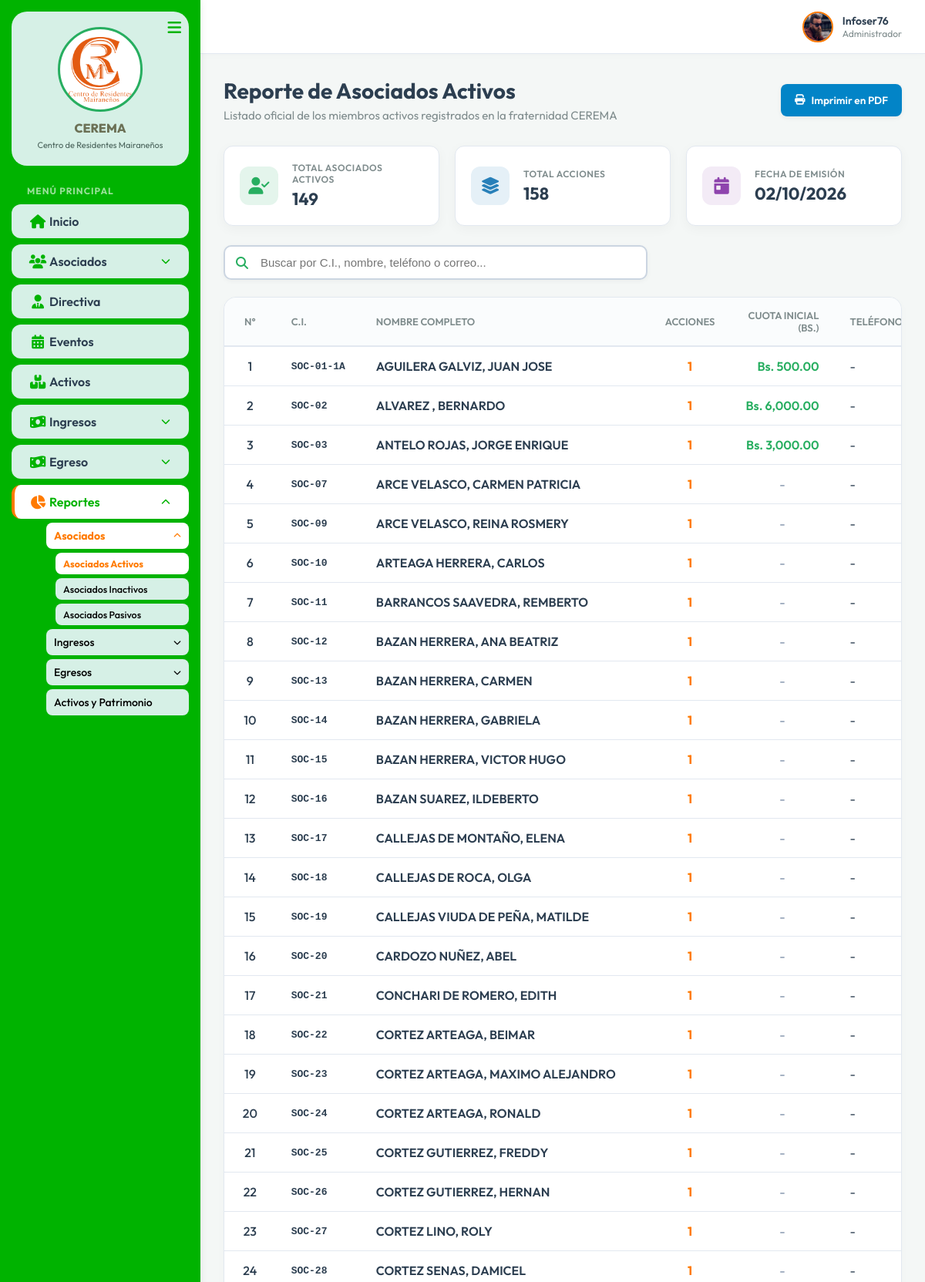
The app's page /Controller/reporte.controller.php?type=socios_activos (signed in, upper part) with its own data.
### tables this page shows
CREATE TABLE `asociados` (
  `id_socio` int(11) NOT NULL AUTO_INCREMENT,
  `ci` varchar(20) NOT NULL,
  `complemento` varchar(5) DEFAULT NULL,
  `ap_paterno` varchar(25) NOT NULL,
  `ap_materno` varchar(25) NOT NULL,
  `nombre` varchar(50) NOT NULL,
  `acciones` int(2) DEFAULT 1,
  `cuota_inicial` decimal(10,2) NOT NULL DEFAULT 0.00,
  `telefono` varchar(20) DEFAULT NULL,
  `correo` varchar(150) DEFAULT NULL,
  `fecha_ingreso` date NOT NULL,
  `created_at` timestamp NOT NULL DEFAULT current_timestamp(),
  `fechaRegistro` datetime DEFAULT NULL,
  `fechaEdicion` datetime DEFAULT NULL,
  `estado` enum('Activo','Inactivo','Pasivo') NOT NULL DEFAULT 'Activo',
  PRIMARY KEY (`id_socio`)
);

### Model/mreporte.php (called while the page is built, shortened)
<?php
class ReporteModel {
    private $conn;
    public function __construct($db) {
        $this->conn = $db;
    }
    private function ensureOtrosGastosColumnsExist() {
        try { $this->conn->exec("ALTER TABLE otros_gastos ADD COLUMN unidad_medida VARCHAR(50) DEFAULT 'Glb'"); } catch (Exception $e) {}
        try { $this->conn->exec("ALTER TABLE otros_gastos ADD COLUMN cantidad DECIMAL(10,2) DEFAULT 1.00"); } catch (Exception $e) {}
        try { $this->conn->exec("ALTER TABLE otros_gastos ADD COLUMN precio DECIMAL(10,2) DEFAULT NULL"); } catch (Exception $e) {}
    }
    public function getSociosActivos() {
        $query = "SELECT
                    s.id_socio,
                    s.ci,
                    s.complemento,
                    s.ap_paterno,
                    s.ap_materno,
                    s.nombre,
                    COALESCE(s.acciones, 1) as acciones,
                    COALESCE(s.cuota_inicial, 0.00) as cuota_inicial,
                    COALESCE((SELECT SUM(c.monto) FROM cuota_inicial_pagos c WHERE c.id_socio = s.id_socio AND (c.estado = 'Pagado' OR c.estado IS NULL OR c.estado = '')), 0.00) as cuota_inicial_pagado,
                    s.telefono,
                    s.correo,
                    s.fecha_ingreso,
                    s.estado
                  FROM asociados s
                  WHERE s.estado = 'Activo' OR s.estado = '1'
                  ORDER BY s.ap_paterno ASC, s.ap_materno ASC, s.nombre ASC";
        $stmt = $this->conn->prepare($query);
        $stmt->execute();
        return $stmt;
    }
    public function getStatsSociosActivos() {
        $query = "SELECT
                    COUNT(*) as total_socios,
                    COUNT(*) as total_activos,
                    COALESCE(SUM(COALESCE(acciones, 1)), 0) as total_acciones
                  FROM asociados
                  WHERE estado = 'Activo' OR estado = '1'";
        $stmt = $this->conn->prepare($query);
        $stmt->execute();
        return $stmt->fetch(PDO::FETCH_ASSOC);
    }
}
?>

### View/vreporte_socios_activos.php (the view, shortened to what this page needs)
<?php
require_once __DIR__ . '/header.php';
$socios_rows = [];
if (isset($socios) && $socios->rowCount() > 0) {
    $socios_rows = $socios->fetchAll(PDO::FETCH_ASSOC);
}
?>
<div id="screenReportView">
    <div class="dashboard-header">
        <div class="header-actions" style="display: flex; justify-content: space-between; align-items: center; flex-wrap: wrap; gap: 15px;">
            <div>
                <h1 class="page-title">Reporte de Asociados Activos</h1>
                <p class="page-subtitle">Listado oficial de los miembros activos registrados en la fraternidad CEREMA</p>
            </div>
            <button type="button" onclick="window.print();" class="btn-primary" style="background-color: #0284c7; border: none; cursor: pointer; padding: 10px 18px; border-radius: 8px; font-weight: 600; font-size: 13.5px; color: #ffffff; display: inline-flex; align-items: center; gap: 8px; box-shadow: 0 2px 6px rgba(0,0,0,0.06); height: 42px;">
                <i class="fa-solid fa-print"></i> Imprimir en PDF
            </button>
        </div>
    </div>
    <div class="report-stats-grid">
        <div class="report-stat-card">
            <div class="report-stat-icon active-users">
                <i class="fa-solid fa-user-check"></i>
            </div>
            <div class="report-stat-info">
                <h4>Total Asociados Activos</h4>
                <p><?php echo number_format($stats['total_activos'] ?? 0); ?></p>
            </div>
        </div>
        <div class="report-stat-card">
            <div class="report-stat-icon shares">
                <i class="fa-solid fa-layer-group"></i>
            </div>
            <div class="report-stat-info">
                <h4>Total Acciones</h4>
                <p><?php echo number_format($stats['total_acciones'] ?? 0); ?></p>
            </div>
        </div>
        <div class="report-stat-card">
            <div class="report-stat-icon date">
                <i class="fa-solid fa-calendar-day"></i>
            </div>
            <div class="report-stat-info">
                <h4>Fecha de Emisión</h4>
                <p><?php echo date('d/m/Y'); ?></p>
            </div>
        </div>
    </div>
    <div class="toolbar-container">
        <div class="search-filter-group">
            <div class="search-box">
                <input type="text" id="searchReporte" class="search-input" placeholder="Buscar por C.I., nombre, teléfono o correo...">
            </div>
        </div>
    </div>
    <div class="table-container">
        <table class="data-table" id="reporteSociosTable">
            <thead>
                <tr>
                    <th style="width: 45px; text-align: center;">N°</th>
                    <th style="width: 100px;">C.I.</th>
                    <th style="white-space: nowrap;">Nombre Completo</th>
                    <th style="width: 80px; text-align: center;">Acciones</th>
                    <th style="width: 110px; text-align: right;">Cuota Inicial (Bs.)</th>
                    <th style="width: 110px;">Teléfono</th>
                </tr>
            </thead>
            <tbody>
                <?php
                if (count($socios_rows) > 0):
                    $count = 1;
                    foreach ($socios_rows as $row):
                        $nombreCompleto = htmlspecialchars($row['ap_paterno'] . ' ' . $row['ap_materno'] . ', ' . $row['nombre']);
                        $cuotaVal = (float)($row['cuota_inicial_pagado'] ?? 0);
                ?>
                    <tr>
                        <td style="text-align: center; font-weight: 500;"><?php echo $count++; ?></td>
                        <td style="font-weight: 600; font-family: monospace; font-size: 13px; white-space: nowrap;"><?php echo htmlspecialchars($row['ci'] . (!empty($row['complemento']) ? '-' . $row['complemento'] : '')); ?></td>
                        <td style="font-weight: 600; color: var(--text-main); white-space: nowrap;"><?php echo $nombreCompleto; ?></td>
                        <td style="text-align: center; font-weight: 700; color: var(--primary);"><?php echo htmlspecialchars($row['acciones']); ?></td>
                        <?php if ($cuotaVal > 0): ?>
                            <td style="text-align: right; font-weight: 600; color: #27ae60; white-space: nowrap;">Bs. <?php echo number_format($cuotaVal, 2); ?></td>
                        <?php else: ?>
                            <td style="text-align: center; color: #94a3b8; font-weight: 500;">-</td>
                        <?php endif; ?>
                        <td style="white-space: nowrap;"><?php echo !empty($row['telefono']) ? htmlspecialchars($row['telefono']) : '-'; ?></td>
                    </tr>
                <?php
                    endforeach;
                endif; ?>
            </tbody>
        </table>
    </div>
</div>
<link rel="stylesheet" href="../css/reporte.css">

### css/style.css (style rules this page uses)
:root { --primary: #FF7A00; --primary-hover: #E66A00; --secondary: #27AE60; --bg-main: #F4F7F6; --bg-panel: #FFFFFF; --bg-hover: #FFF3E8; --text-main: #2C3E50; --text-muted: #7F8C8D; --border-color: #E2E8F0; --success: #27AE60; --danger: #E74C3C; --info: #3498DB; --sidebar-width: 260px; --sidebar-collapsed: 80px; --topbar-height: 70px; --radius-lg: 16px; --radius-md: 12px; --radius-sm: 8px; --transition: 0.3s ease; }
* { margin: 0; padding: 0; box-sizing: border-box; }
body { font-family: 'Outfit', sans-serif; background-color: var(--bg-main); color: var(--text-main); overflow-x: hidden; }
.dashboard-header { margin-bottom: 30px; }
.page-title { font-size: 28px; font-weight: 700; margin-bottom: 5px; color: var(--text-main); }
.page-subtitle { color: var(--text-muted); font-size: 15px; }
.table-container { background: var(--bg-panel); border-radius: var(--radius-lg); box-shadow: 0 4px 15px rgba(0, 0, 0, 0.02); border: 1px solid var(--border-color); overflow: hidden; margin-top: 20px; overflow-x: auto; }
.data-table { width: 100%; border-collapse: collapse; text-align: left; }
.data-table th { background-color: #FAFCFD; padding: 15px 20px; font-weight: 600; color: var(--text-muted); border-bottom: 2px solid var(--border-color); font-size: 13px; text-transform: uppercase; }
.data-table td { padding: 15px 20px; border-bottom: 1px solid var(--border-color); color: var(--text-main); vertical-align: middle; }
.btn-primary { background-color: var(--primary); color: white; border: none; padding: 10px 20px; border-radius: var(--radius-sm); font-family: inherit; font-weight: 600; cursor: pointer; transition: background-color 0.2s; display: inline-flex; align-items: center; gap: 8px; }

### css/reporte.css (style rules this page uses)
.report-stats-grid { display: grid; grid-template-columns: repeat(auto-fit, minmax(220px, 1fr)); gap: 20px; margin-bottom: 25px; }
.report-stat-card { background: var(--bg-panel, #ffffff); border-radius: var(--radius-md, 12px); padding: 20px; display: flex; align-items: center; gap: 18px; box-shadow: 0 4px 15px rgba(0, 0, 0, 0.04); border: 1px solid var(--border-color, #E2E8F0); }
.report-stat-icon { width: 50px; height: 50px; border-radius: 12px; display: flex; align-items: center; justify-content: center; font-size: 22px; flex-shrink: 0; }
.report-stat-icon.active-users { background: rgba(39, 174, 96, 0.12); color: #27AE60; }
.report-stat-icon.shares { background: rgba(41, 128, 185, 0.12); color: #2980B9; }
.report-stat-icon.date { background: rgba(155, 89, 182, 0.12); color: #8e44ad; }
.report-stat-info h4 { font-size: 12px; color: var(--text-muted, #7F8C8D); font-weight: 600; margin-bottom: 4px; text-transform: uppercase; letter-spacing: 0.5px; }
.report-stat-info p { font-size: 22px; font-weight: 700; color: var(--text-main, #2C3E50); }
.toolbar-container { margin-bottom: 22px; }
.search-filter-group { display: flex; align-items: center; gap: 15px; }
.search-box { position: relative; width: 100%; max-width: 550px; }
.search-input { width: 100%; padding: 12px 18px 12px 46px; border: 2px solid #cbd5e1; border-radius: 10px; font-size: 15px; font-weight: 500; color: #1e293b; background-color: #ffffff; outline: none; transition: all 0.2s ease-in-out; box-shadow: 0 2px 6px rgba(0,0,0,0.04); }

### records on screen
asociados: ci+complemento "SOC-01-1A", nombreCompleto "AGUILERA GALVIZ, JUAN JOSE", acciones "1", cuotaVal "500.00"
asociados: ci "SOC-02", nombreCompleto "ALVAREZ , BERNARDO", acciones "1", cuotaVal "6,000.00"
asociados: ci "SOC-03", nombreCompleto "ANTELO ROJAS, JORGE ENRIQUE", acciones "1", cuotaVal "3,000.00"
asociados: ci "SOC-07", nombreCompleto "ARCE VELASCO, CARMEN PATRICIA", acciones "1"
asociados: ci "SOC-09", nombreCompleto "ARCE VELASCO, REINA ROSMERY", acciones "1"
asociados: ci "SOC-10", nombreCompleto "ARTEAGA HERRERA, CARLOS", acciones "1"
asociados: ci "SOC-11", nombreCompleto "BARRANCOS SAAVEDRA, REMBERTO", acciones "1"
asociados: ci "SOC-12", nombreCompleto "BAZAN HERRERA, ANA BEATRIZ", acciones "1"
asociados: ci "SOC-13", nombreCompleto "BAZAN HERRERA, CARMEN", acciones "1"
asociados: ci "SOC-14", nombreCompleto "BAZAN HERRERA, GABRIELA", acciones "1"
asociados: ci "SOC-15", nombreCompleto "BAZAN HERRERA, VICTOR HUGO", acciones "1"
asociados: ci "SOC-16", nombreCompleto "BAZAN SUAREZ, ILDEBERTO", acciones "1"
asociados: ci "SOC-17", nombreCompleto "CALLEJAS DE MONTAÑO, ELENA", acciones "1"
asociados: ci "SOC-18", nombreCompleto "CALLEJAS DE ROCA, OLGA", acciones "1"
asociados: ci "SOC-19", nombreCompleto "CALLEJAS VIUDA DE PEÑA, MATILDE", acciones "1"
asociados: ci "SOC-20", nombreCompleto "CARDOZO NUÑEZ, ABEL", acciones "1"
asociados: ci "SOC-21", nombreCompleto "CONCHARI DE ROMERO, EDITH", acciones "1"
asociados: ci "SOC-22", nombreCompleto "CORTEZ ARTEAGA, BEIMAR", acciones "1"
asociados: ci "SOC-23", nombreCompleto "CORTEZ ARTEAGA, MAXIMO ALEJANDRO", acciones "1"
asociados: ci "SOC-24", nombreCompleto "CORTEZ ARTEAGA, RONALD", acciones "1"
asociados: ci "SOC-25", nombreCompleto "CORTEZ GUTIERREZ, FREDDY", acciones "1"
asociados: ci "SOC-26", nombreCompleto "CORTEZ GUTIERREZ, HERNAN", acciones "1"
asociados: ci "SOC-27", nombreCompleto "CORTEZ LINO, ROLY", acciones "1"
asociados: ci "SOC-28", nombreCompleto "CORTEZ SENAS, DAMICEL", acciones "1"

### other values on screen
$_SESSION['nombre_usuario'] "Infoser76"
$_SESSION['rol'] "Administrador"
$stats['total_activos'] "149"
$stats['total_acciones'] "158"
